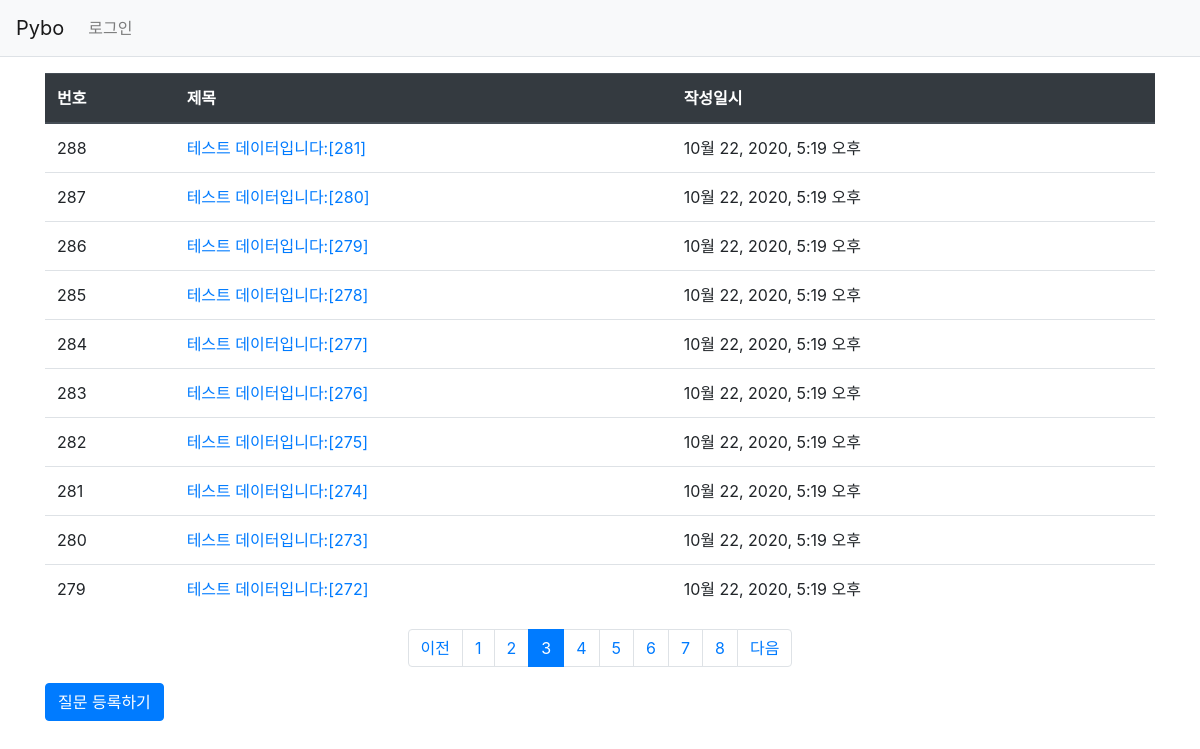
Page /pybo/?page=3 on the committed database.
### pybo/models.py (models this page shows, shortened)
class Question(models.Model):
    subject = models.CharField(max_length=200)
    content = models.TextField()
    create_date = models.DateTimeField()

### pybo/views.py (the view)
# urls.py: path('', views.index, name='index'),
def index(request):
    page = request.GET.get('page', '1')  # 페이지
    question_list = Question.objects.order_by('-create_date')
    paginator = Paginator(question_list, 10)  # 페이지당 10개씩 보여주기
    page_obj = paginator.get_page(page)
    context = {'question_list': page_obj}
    return render(request, 'pybo/question_list.html', context)

### pybo/templatetags/pybo_filter.py (called while the page is built)
@register.filter
def sub(value, arg):
    return value - arg

### templates/pybo/question_list.html (shortened to what this page needs)
{% extends 'base.html' %}
{% load pybo_filter %}
{% block content %}
{% load static %}
<link rel="stylesheet" type="text/css" href="{% static 'bootstrap.min.css' %}">
<div class="container my-3">
    <table class="table">
        <thead>
        <tr class="thead-dark">
            <th>번호</th>
            <th>제목</th>
            <th>작성일시</th>
        </tr>
        </thead>
        <tbody>
        {% if question_list %}
        {% for question in question_list %}
        <tr>
            <td>
                {{ question_list.paginator.count|sub:question_list.start_index|sub:forloop.counter0|add:1 }}
            </td>
            <td>
                <a href="{% url 'pybo:detail' question.id %}">{{ question.subject }}</a>
            </td>
            <td>{{ question.create_date }}</td>
        </tr>
        {% endfor %}
        {% else %}
        <tr>
            <td colspan="3">질문이 없습니다.</td>
        </tr>
        {% endif %}
        </tbody>
    </table>
    <ul class="pagination justify-content-center">
        {% if question_list.has_previous %}
        <li class="page-item">
            <a class="page-link" href="?page={{ question_list.previous_page_number }}">이전</a>
        </li>
        {% else %}
        <li class="page-item disabled">
            <a class="page-link" tabindex="-1" aria-disabled="true" href="#">이전</a>
        </li>
        {% endif %}
        {% for page_number in question_list.paginator.page_range %}
        {% if page_number >= question_list.number|add:-5 and page_number <= question_list.number|add:5 %}
            {% if page_number == question_list.number %}
            <li class="page-item active" aria-current="page">
                <a class="page-link" href="?page={{ page_number }}">{{ page_number }}</a>
            </li>
            {% else %}
            <li class="page-item">
                <a class="page-link" href="?page={{ page_number }}">{{ page_number }}</a>
            </li>
            {% endif %}
        {% endif %}
        {% endfor %}
        {% if question_list.has_next %}
        <li class="page-item">
            <a class="page-link" href="?page={{ question_list.next_page_number }}">다음</a>
        </li>
        {% else %}
        <li class="page-item disabled">
            <a class="page-link" tabindex="-1" aria-disabled="true" href="#">다음</a>
        </li>
        {% endif %}
    </ul>
        <a href="{% url 'pybo:question_create' %}" class="btn btn-primary">질문 등록하기</a>
</div>
{% endblock %}

### rows in the picture
Question: paginator.count|sub "288", subject "테스트 데이터입니다:[281]", create_date "10월 22, 2020, 5:19 오후"
Question: paginator.count|sub "287", subject "테스트 데이터입니다:[280]", create_date "10월 22, 2020, 5:19 오후"
Question: paginator.count|sub "286", subject "테스트 데이터입니다:[279]", create_date "10월 22, 2020, 5:19 오후"
Question: paginator.count|sub "285", subject "테스트 데이터입니다:[278]", create_date "10월 22, 2020, 5:19 오후"
Question: paginator.count|sub "284", subject "테스트 데이터입니다:[277]", create_date "10월 22, 2020, 5:19 오후"
Question: paginator.count|sub "283", subject "테스트 데이터입니다:[276]", create_date "10월 22, 2020, 5:19 오후"
Question: paginator.count|sub "282", subject "테스트 데이터입니다:[275]", create_date "10월 22, 2020, 5:19 오후"
Question: paginator.count|sub "281", subject "테스트 데이터입니다:[274]", create_date "10월 22, 2020, 5:19 오후"
Question: paginator.count|sub "280", subject "테스트 데이터입니다:[273]", create_date "10월 22, 2020, 5:19 오후"
Question: paginator.count|sub "279", subject "테스트 데이터입니다:[272]", create_date "10월 22, 2020, 5:19 오후"

### other values in the picture
{{ page_number }} "1" "2" "4" "5" "6" "7" "8"
{{ page_number }} "3"
